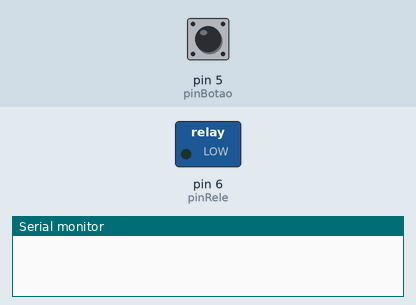
Bench run of a sketch on a simulated Arduino Uno, built for the host (arithmetic inside an expression is 32-bit, double 64-bit). On the bench: switched loads named in the sketch (green lamp = pin HIGH), the last lines printed to the serial monitor. The test bench sets the inputs (shaded band); at power-on: pin 5 (pinBotao) HIGH.

Above: at 2.8 s.
2.9 s: pin 5 (pinBotao) pulled LOW for 3.2 s
At 7.2 s:
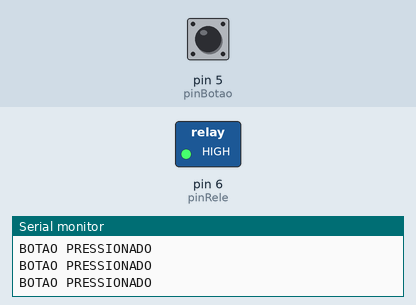
7.6 s: pin 5 (pinBotao) pulled LOW for 1.2 s
At 8.7 s:
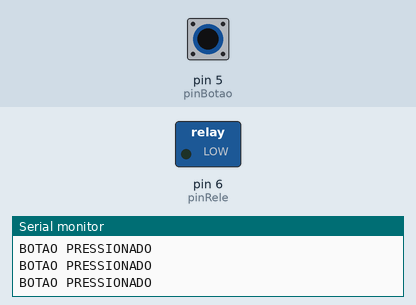
Timing chart, 0 to 10.6 s (numbered marks = the images above; inputs shaded):
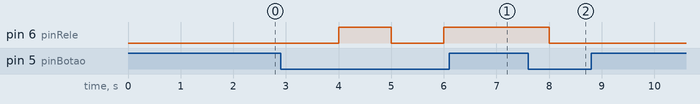

Measured:
- after the input at 2.9 s, pin 6 (pinRele): LOW → HIGH after 1.1 s, → LOW 1.0 s later, → HIGH 1.0 s later
- after the input at 7.6 s, pin 6 (pinRele): HIGH → LOW after 0.40 s

The sketch:

TesteAutomacaoLampadasPai.ino
```cpp
// Do not remove the include below
#include "TesteAutomacaoLampadasPai.h"
#include <Arduino.h>
#include <HardwareSerial.h>

//Pino do botao 5
const int pinBotao = 5;

//Pino do relé
const int pinRele = 6;

//Variavel temporaria
int buttonState = 0;

int javaState = 0;

//Status
int status = 0;

//The setup function is called once at startup of the sketch
void setup()
{


	pinMode(pinBotao, INPUT );
	pinMode(pinRele, OUTPUT );

	digitalWrite(pinBotao, HIGH);

	digitalWrite(pinRele, LOW);

	Serial.begin(9600);
}

// The loop function is called in an endless loop
void loop()
{
	buttonState = digitalRead(pinBotao);

	if (buttonState == LOW) {

		Serial.println("BOTAO PRESSIONADO");
		status = !status;
		digitalWrite(pinRele, !status);

	}

	if (Serial.available()) {

		javaState = Serial.read();
		if (javaState == HIGH) {
			status = !status;
			digitalWrite(pinRele, !status);
		} else {
			status = !status;
			digitalWrite(pinRele, !status);
		}


	}

	delay(1000);

}
```

TesteAutomacaoLampadasPai.h
```cpp
// Only modify this file to include
// - function definitions (prototypes)
// - include files
// - extern variable definitions
// In the appropriate section

#ifndef _TesteAutomacaoLampadasPai_H_
#define _TesteAutomacaoLampadasPai_H_
#include "Arduino.h"
//add your includes for the project TesteAutomacaoLampadasPai here


//end of add your includes here
#ifdef __cplusplus
extern "C" {
#endif
void loop();
void setup();
#ifdef __cplusplus
} // extern "C"
#endif

//add your function definitions for the project TesteAutomacaoLampadasPai here


//Do not add code below this line
#endif /* _TesteAutomacaoLampadasPai_H_ */
```
